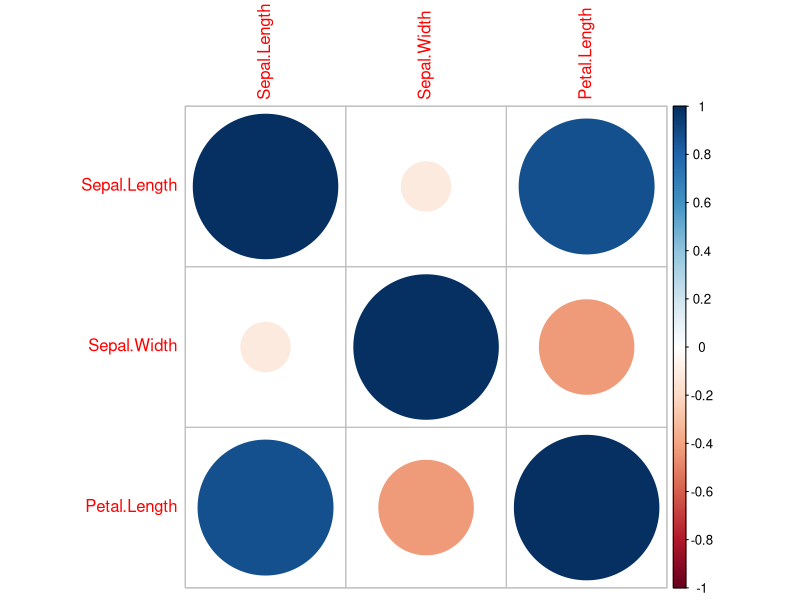
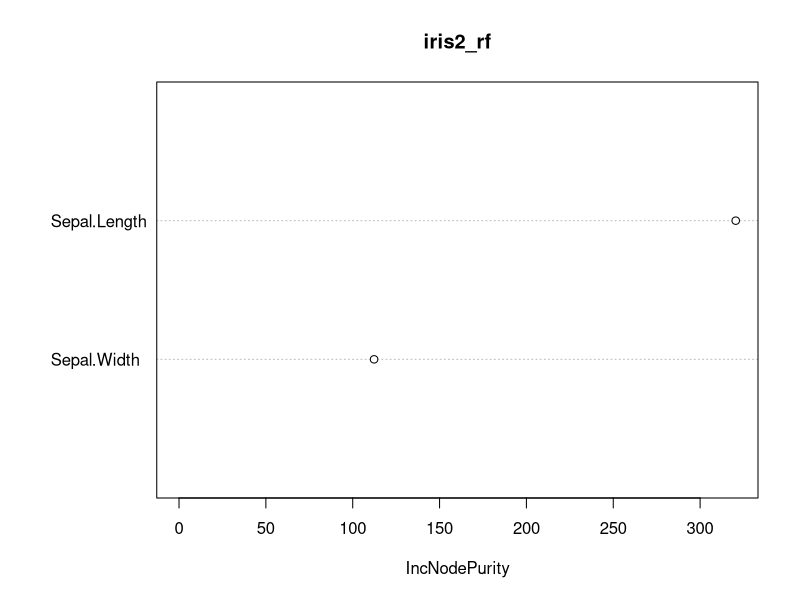
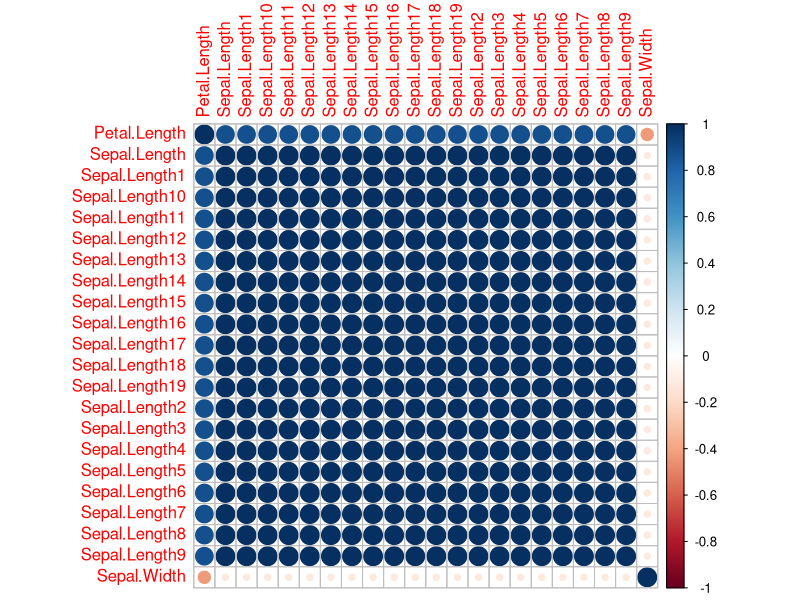
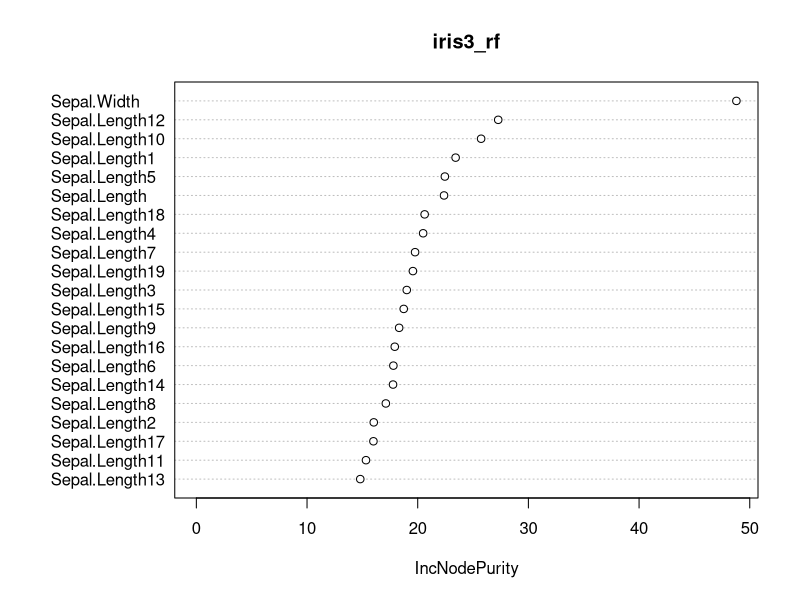
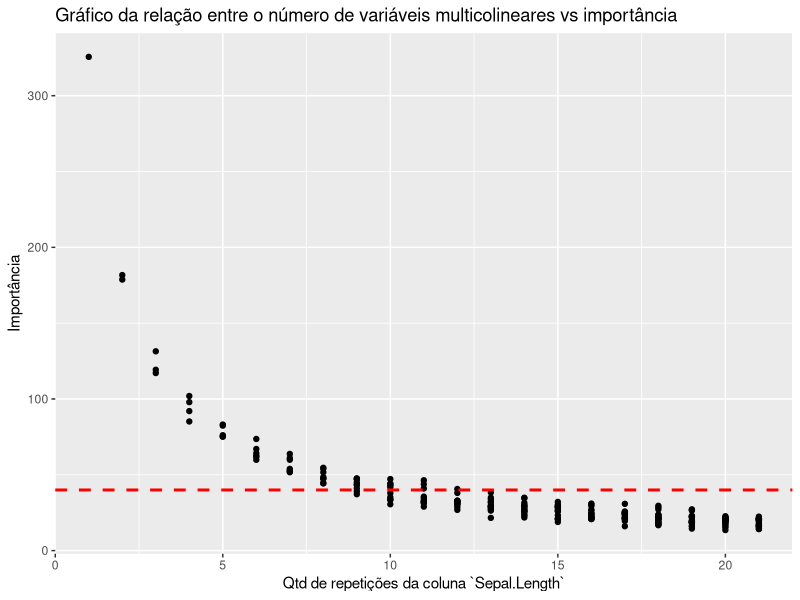

Reproduce these figures in R, in order.
## ---- chunk 1
knitr::opts_chunk$set(collapse = TRUE, cache = FALSE)
## ---- chunk 2
library(tidyverse)

iris2 <- iris %>% select(Sepal.Length, Sepal.Width, Petal.Length)
iris2 %>% cor %>% corrplot::corrplot()
## ---- chunk 3
library(randomForest)
iris2_rf <- randomForest(Petal.Length ~ ., data = iris2)
varImpPlot(iris2_rf)
## ---- chunk 4
iris3 <- accumulate(1:20, ~{
  .x[[paste0("Sepal.Length", .y)]] <-  iris2$Sepal.Length
  .x
}, .init = iris2)

iris3[[20]] %>% cor %>% corrplot::corrplot(order = "alphabet")
## ---- chunk 5
iris3_rf <- randomForest(Petal.Length ~ ., data = iris3[[20]])
varImpPlot(iris3_rf)
## ---- chunk 6
# ajusta random forest para bases com 1 a 20 repetições de `Sepal.Length`
rfs <- map(iris3, ~ randomForest(Petal.Length ~ ., data = .x) %>% importance)

# extrai as importâncias das repetições de `Sepal.Length`
importancia <- map_dfr(rfs, ~{
  .x %>% 
    as.data.frame() %>% 
    tibble::rownames_to_column() %>% 
    dplyr::filter(stringr::str_detect(rowname, "^Sepal.Length"))
}, .id = "n_repeticoes") %>%
  mutate(n_repeticoes = as.numeric(n_repeticoes))

# Gráfico do número de variáveis multicolineares vs importância
importancia %>%
  ggplot(aes(x = n_repeticoes, y = IncNodePurity)) +
  geom_point() +
  geom_hline(yintercept = 40, size = 1, linetype = "dashed", colour = "red") +
  labs(x = "Qtd de repetições da coluna `Sepal.Length`", y = "Importância", title = "Gráfico da relação entre o número de variáveis multicolineares vs importância")
